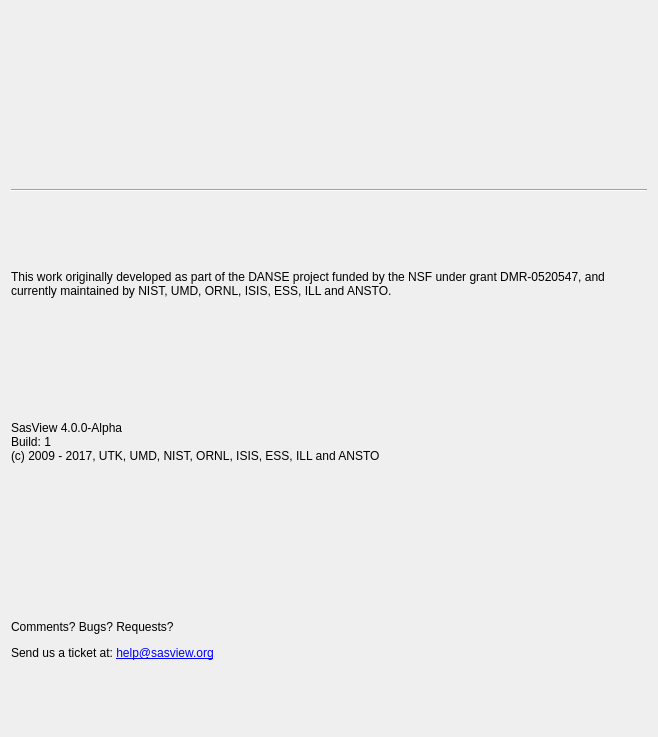
<?xml version="1.0" encoding="UTF-8"?>
<ui version="4.0">
 <class>WelcomePanelUI</class>
 <widget class="QDialog" name="WelcomePanelUI">
  <property name="geometry">
   <rect>
    <x>0</x>
    <y>0</y>
    <width>658</width>
    <height>737</height>
   </rect>
  </property>
  <property name="windowTitle">
   <string>Dialog</string>
  </property>
  <layout class="QGridLayout" name="gridLayout">
   <item row="0" column="0">
    <widget class="QLabel" name="imgSasView">
     <property name="text">
      <string/>
     </property>
     <property name="pixmap">
      <pixmap>:/res/SVwelcome.png</pixmap>
     </property>
     <property name="alignment">
      <set>Qt::AlignCenter</set>
     </property>
    </widget>
   </item>
   <item row="1" column="0">
    <widget class="Line" name="line">
     <property name="orientation">
      <enum>Qt::Horizontal</enum>
     </property>
    </widget>
   </item>
   <item row="2" column="0">
    <widget class="QLabel" name="lblAcknowledgements">
     <property name="sizePolicy">
      <sizepolicy hsizetype="Minimum" vsizetype="Minimum">
       <horstretch>0</horstretch>
       <verstretch>0</verstretch>
      </sizepolicy>
     </property>
     <property name="text">
      <string>This work originally developed as part of the DANSE project funded by the NSF under grant DMR-0520547, and currently maintained by NIST, UMD, ORNL, ISIS, ESS, ILL and ANSTO.</string>
     </property>
     <property name="wordWrap">
      <bool>true</bool>
     </property>
    </widget>
   </item>
   <item row="3" column="0">
    <widget class="QLabel" name="lblVersion">
     <property name="sizePolicy">
      <sizepolicy hsizetype="Minimum" vsizetype="Minimum">
       <horstretch>0</horstretch>
       <verstretch>0</verstretch>
      </sizepolicy>
     </property>
     <property name="text">
      <string>&lt;html&gt;&lt;head/&gt;&lt;body&gt;&lt;p&gt;SasView 4.0.0-Alpha&lt;br/&gt;Build: 1&lt;br/&gt;(c) 2009 - 2017, UTK, UMD, NIST, ORNL, ISIS, ESS, ILL and ANSTO&lt;/p&gt;&lt;p&gt;&lt;br/&gt;&lt;/p&gt;&lt;/body&gt;&lt;/html&gt;</string>
     </property>
    </widget>
   </item>
   <item row="4" column="0">
    <widget class="QLabel" name="lblLink">
     <property name="sizePolicy">
      <sizepolicy hsizetype="Minimum" vsizetype="Minimum">
       <horstretch>0</horstretch>
       <verstretch>0</verstretch>
      </sizepolicy>
     </property>
     <property name="text">
      <string>&lt;html&gt;&lt;head/&gt;&lt;body&gt;&lt;p&gt;Comments? Bugs? Requests?&lt;/p&gt;
&lt;p&gt;Send us a ticket at: &lt;a href=&quot;mailto:help@sasview.org&quot;&gt;&lt;span style=&quot; text-decoration: underline; color:#0000ff;&quot;&gt; help@sasview.org&lt;/span&gt;&lt;/a&gt;&lt;/p&gt;&lt;/body&gt;&lt;/html&gt;</string>
     </property>
     <property name="openExternalLinks">
      <bool>true</bool>
     </property>
    </widget>
   </item>
  </layout>
 </widget>
 <resources/>
 <connections/>
</ui>
